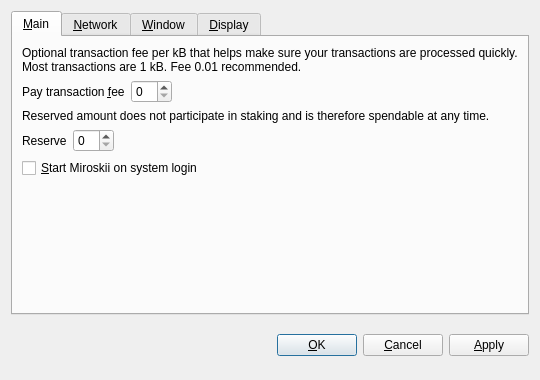
<?xml version="1.0" encoding="UTF-8"?>
<ui version="4.0">
 <class>OptionsDialog</class>
 <widget class="QDialog" name="OptionsDialog">
  <property name="geometry">
   <rect>
    <x>0</x>
    <y>0</y>
    <width>540</width>
    <height>380</height>
   </rect>
  </property>
  <property name="windowTitle">
   <string>Options</string>
  </property>
  <property name="modal">
   <bool>true</bool>
  </property>
  <layout class="QVBoxLayout" name="verticalLayout">
   <item>
    <widget class="QTabWidget" name="tabWidget">
     <property name="tabPosition">
      <enum>QTabWidget::North</enum>
     </property>
     <property name="currentIndex">
      <number>0</number>
     </property>
     <widget class="QWidget" name="tabMain">
      <attribute name="title">
       <string>&amp;Main</string>
      </attribute>
      <layout class="QVBoxLayout" name="verticalLayout_Main">
       <item>
        <widget class="QLabel" name="transactionFeeInfoLabel">
         <property name="text">
          <string>Optional transaction fee per kB that helps make sure your transactions are processed quickly. Most transactions are 1 kB. Fee 0.01 recommended.</string>
         </property>
         <property name="textFormat">
          <enum>Qt::PlainText</enum>
         </property>
         <property name="wordWrap">
          <bool>true</bool>
         </property>
        </widget>
       </item>
       <item>
        <layout class="QHBoxLayout" name="horizontalLayoutFee">
         <item>
          <widget class="QLabel" name="transactionFeeLabel">
           <property name="text">
            <string>Pay transaction &amp;fee</string>
           </property>
           <property name="textFormat">
            <enum>Qt::PlainText</enum>
           </property>
           <property name="buddy">
            <cstring>transactionFee</cstring>
           </property>
          </widget>
         </item>
         <item>
          <widget class="BitcoinAmountField" name="transactionFee"/>
         </item>
         <item>
          <spacer name="horizontalSpacerFee">
           <property name="orientation">
            <enum>Qt::Horizontal</enum>
           </property>
           <property name="sizeHint" stdset="0">
            <size>
             <width>40</width>
             <height>20</height>
            </size>
           </property>
          </spacer>
         </item>
        </layout>
       </item>
       <item>
        <widget class="QLabel" name="reserveBalanceInfoLabel">
         <property name="text">
          <string>Reserved amount does not participate in staking and is therefore spendable at any time.</string>
         </property>
         <property name="textFormat">
          <enum>Qt::PlainText</enum>
         </property>
         <property name="wordWrap">
          <bool>true</bool>
         </property>
        </widget>
       </item>
       <item>
        <layout class="QHBoxLayout" name="horizontalLayoutReserveBalance">
         <item>
          <widget class="QLabel" name="reserveBalanceLabel">
           <property name="text">
            <string>Reserve</string>
           </property>
           <property name="textFormat">
            <enum>Qt::PlainText</enum>
           </property>
           <property name="buddy">
            <cstring>reserveBalance</cstring>
           </property>
          </widget>
         </item>
         <item>
          <widget class="BitcoinAmountField" name="reserveBalance"/>
         </item>
         <item>
          <spacer name="horizontalSpacerReserveBalance">
           <property name="orientation">
            <enum>Qt::Horizontal</enum>
           </property>
           <property name="sizeHint" stdset="0">
            <size>
             <width>40</width>
             <height>20</height>
            </size>
           </property>
          </spacer>
         </item>
        </layout>
       </item>
       <item>
        <widget class="QCheckBox" name="bitcoinAtStartup">
         <property name="toolTip">
          <string>Automatically start Miroskii after logging in to the system.</string>
         </property>
         <property name="text">
          <string>&amp;Start Miroskii on system login</string>
         </property>
        </widget>
       </item>
       <item>
        <spacer name="verticalSpacer_Main">
         <property name="orientation">
          <enum>Qt::Vertical</enum>
         </property>
         <property name="sizeHint" stdset="0">
          <size>
           <width>20</width>
           <height>40</height>
          </size>
         </property>
        </spacer>
       </item>
      </layout>
     </widget>
     <widget class="QWidget" name="tabNetwork">
      <attribute name="title">
       <string>&amp;Network</string>
      </attribute>
      <layout class="QVBoxLayout" name="verticalLayout_Network">
       <item>
        <widget class="QCheckBox" name="mapPortUpnp">
         <property name="toolTip">
          <string>Automatically open the Miroskii client port on the router. This only works when your router supports UPnP and it is enabled.</string>
         </property>
         <property name="text">
          <string>Map port using &amp;UPnP</string>
         </property>
        </widget>
       </item>
       <item>
        <widget class="QCheckBox" name="connectSocks">
         <property name="toolTip">
          <string>Connect to the Miroskii network through a SOCKS proxy (e.g. when connecting through Tor).</string>
         </property>
         <property name="text">
          <string>&amp;Connect through SOCKS proxy:</string>
         </property>
        </widget>
       </item>
       <item>
        <layout class="QHBoxLayout" name="horizontalLayout_Network">
         <item>
          <widget class="QLabel" name="proxyIpLabel">
           <property name="text">
            <string>Proxy &amp;IP:</string>
           </property>
           <property name="textFormat">
            <enum>Qt::PlainText</enum>
           </property>
           <property name="buddy">
            <cstring>proxyIp</cstring>
           </property>
          </widget>
         </item>
         <item>
          <widget class="QValidatedLineEdit" name="proxyIp">
           <property name="maximumSize">
            <size>
             <width>140</width>
             <height>16777215</height>
            </size>
           </property>
           <property name="toolTip">
            <string>IP address of the proxy (e.g. 127.0.0.1)</string>
           </property>
          </widget>
         </item>
         <item>
          <widget class="QLabel" name="proxyPortLabel">
           <property name="text">
            <string>&amp;Port:</string>
           </property>
           <property name="textFormat">
            <enum>Qt::PlainText</enum>
           </property>
           <property name="buddy">
            <cstring>proxyPort</cstring>
           </property>
          </widget>
         </item>
         <item>
          <widget class="QLineEdit" name="proxyPort">
           <property name="maximumSize">
            <size>
             <width>55</width>
             <height>16777215</height>
            </size>
           </property>
           <property name="toolTip">
            <string>Port of the proxy (e.g. 9050)</string>
           </property>
          </widget>
         </item>
         <item>
          <widget class="QLabel" name="socksVersionLabel">
           <property name="text">
            <string>SOCKS &amp;Version:</string>
           </property>
           <property name="textFormat">
            <enum>Qt::PlainText</enum>
           </property>
           <property name="buddy">
            <cstring>socksVersion</cstring>
           </property>
          </widget>
         </item>
         <item>
          <widget class="QValueComboBox" name="socksVersion">
           <property name="toolTip">
            <string>SOCKS version of the proxy (e.g. 5)</string>
           </property>
          </widget>
         </item>
         <item>
          <spacer name="horizontalSpacer_Network">
           <property name="orientation">
            <enum>Qt::Horizontal</enum>
           </property>
           <property name="sizeHint" stdset="0">
            <size>
             <width>40</width>
             <height>20</height>
            </size>
           </property>
          </spacer>
         </item>
        </layout>
       </item>
       <item>
        <spacer name="verticalSpacer_Network">
         <property name="orientation">
          <enum>Qt::Vertical</enum>
         </property>
         <property name="sizeHint" stdset="0">
          <size>
           <width>20</width>
           <height>40</height>
          </size>
         </property>
        </spacer>
       </item>
      </layout>
     </widget>
     <widget class="QWidget" name="tabWindow">
      <attribute name="title">
       <string>&amp;Window</string>
      </attribute>
      <layout class="QVBoxLayout" name="verticalLayout_Window">
       <item>
        <widget class="QCheckBox" name="minimizeToTray">
         <property name="toolTip">
          <string>Show only a tray icon after minimizing the window.</string>
         </property>
         <property name="text">
          <string>&amp;Minimize to the tray instead of the taskbar</string>
         </property>
        </widget>
       </item>
       <item>
        <widget class="QCheckBox" name="minimizeOnClose">
         <property name="toolTip">
          <string>Minimize instead of exit the application when the window is closed. When this option is enabled, the application will be closed only after selecting Quit in the menu.</string>
         </property>
         <property name="text">
          <string>M&amp;inimize on close</string>
         </property>
        </widget>
       </item>
       <item>
        <spacer name="verticalSpacer_Window">
         <property name="orientation">
          <enum>Qt::Vertical</enum>
         </property>
         <property name="sizeHint" stdset="0">
          <size>
           <width>20</width>
           <height>40</height>
          </size>
         </property>
        </spacer>
       </item>
      </layout>
     </widget>
     <widget class="QWidget" name="tabDisplay">
      <attribute name="title">
       <string>&amp;Display</string>
      </attribute>
      <layout class="QVBoxLayout" name="verticalLayout_Display">
       <item>
        <layout class="QHBoxLayout" name="horizontalLayout_1_Display">
         <item>
          <widget class="QLabel" name="langLabel">
           <property name="text">
            <string>User Interface &amp;language:</string>
           </property>
           <property name="textFormat">
            <enum>Qt::PlainText</enum>
           </property>
           <property name="buddy">
            <cstring>lang</cstring>
           </property>
          </widget>
         </item>
         <item>
          <widget class="QValueComboBox" name="lang">
           <property name="toolTip">
            <string>The user interface language can be set here. This setting will take effect after restarting Miroskii.</string>
           </property>
          </widget>
         </item>
        </layout>
       </item>
       <item>
        <layout class="QHBoxLayout" name="horizontalLayout_2_Display">
         <item>
          <widget class="QLabel" name="unitLabel">
           <property name="text">
            <string>&amp;Unit to show amounts in:</string>
           </property>
           <property name="textFormat">
            <enum>Qt::PlainText</enum>
           </property>
           <property name="buddy">
            <cstring>unit</cstring>
           </property>
          </widget>
         </item>
         <item>
          <widget class="QValueComboBox" name="unit">
           <property name="toolTip">
            <string>Choose the default subdivision unit to show in the interface and when sending coins.</string>
           </property>
          </widget>
         </item>
        </layout>
       </item>
       <item>
        <widget class="QCheckBox" name="displayAddresses">
         <property name="toolTip">
          <string>Whether to show Miroskii addresses in the transaction list or not.</string>
         </property>
         <property name="text">
          <string>&amp;Display addresses in transaction list</string>
         </property>
        </widget>
       </item>
       <item>
        <widget class="QCheckBox" name="coinControlFeatures">
         <property name="toolTip">
          <string>Whether to show coin control features or not.</string>
         </property>
         <property name="text">
          <string>Display coin &amp;control features (experts only!)</string>
         </property>
        </widget>
       </item>
       <item>
        <spacer name="verticalSpacer_Display">
         <property name="orientation">
          <enum>Qt::Vertical</enum>
         </property>
         <property name="sizeHint" stdset="0">
          <size>
           <width>20</width>
           <height>40</height>
          </size>
         </property>
        </spacer>
       </item>
      </layout>
     </widget>
    </widget>
   </item>
   <item>
    <layout class="QHBoxLayout" name="horizontalLayout_Buttons">
     <item>
      <spacer name="horizontalSpacer_1">
       <property name="orientation">
        <enum>Qt::Horizontal</enum>
       </property>
       <property name="sizeHint" stdset="0">
        <size>
         <width>40</width>
         <height>48</height>
        </size>
       </property>
      </spacer>
     </item>
     <item>
      <widget class="QLabel" name="statusLabel">
       <property name="font">
        <font>
         <weight>75</weight>
         <bold>true</bold>
        </font>
       </property>
       <property name="text">
        <string/>
       </property>
       <property name="textFormat">
        <enum>Qt::PlainText</enum>
       </property>
       <property name="wordWrap">
        <bool>true</bool>
       </property>
      </widget>
     </item>
     <item>
      <spacer name="horizontalSpacer_2">
       <property name="orientation">
        <enum>Qt::Horizontal</enum>
       </property>
       <property name="sizeHint" stdset="0">
        <size>
         <width>40</width>
         <height>48</height>
        </size>
       </property>
      </spacer>
     </item>
     <item>
      <widget class="QPushButton" name="okButton">
       <property name="text">
        <string>&amp;OK</string>
       </property>
      </widget>
     </item>
     <item>
      <widget class="QPushButton" name="cancelButton">
       <property name="text">
        <string>&amp;Cancel</string>
       </property>
       <property name="autoDefault">
        <bool>false</bool>
       </property>
      </widget>
     </item>
     <item>
      <widget class="QPushButton" name="applyButton">
       <property name="text">
        <string>&amp;Apply</string>
       </property>
       <property name="autoDefault">
        <bool>false</bool>
       </property>
      </widget>
     </item>
    </layout>
   </item>
  </layout>
 </widget>
 <customwidgets>
  <customwidget>
   <class>BitcoinAmountField</class>
   <extends>QSpinBox</extends>
   <header>bitcoinamountfield.h</header>
  </customwidget>
  <customwidget>
   <class>QValueComboBox</class>
   <extends>QComboBox</extends>
   <header>qvaluecombobox.h</header>
  </customwidget>
  <customwidget>
   <class>QValidatedLineEdit</class>
   <extends>QLineEdit</extends>
   <header>qvalidatedlineedit.h</header>
  </customwidget>
 </customwidgets>
 <resources/>
 <connections/>
</ui>
